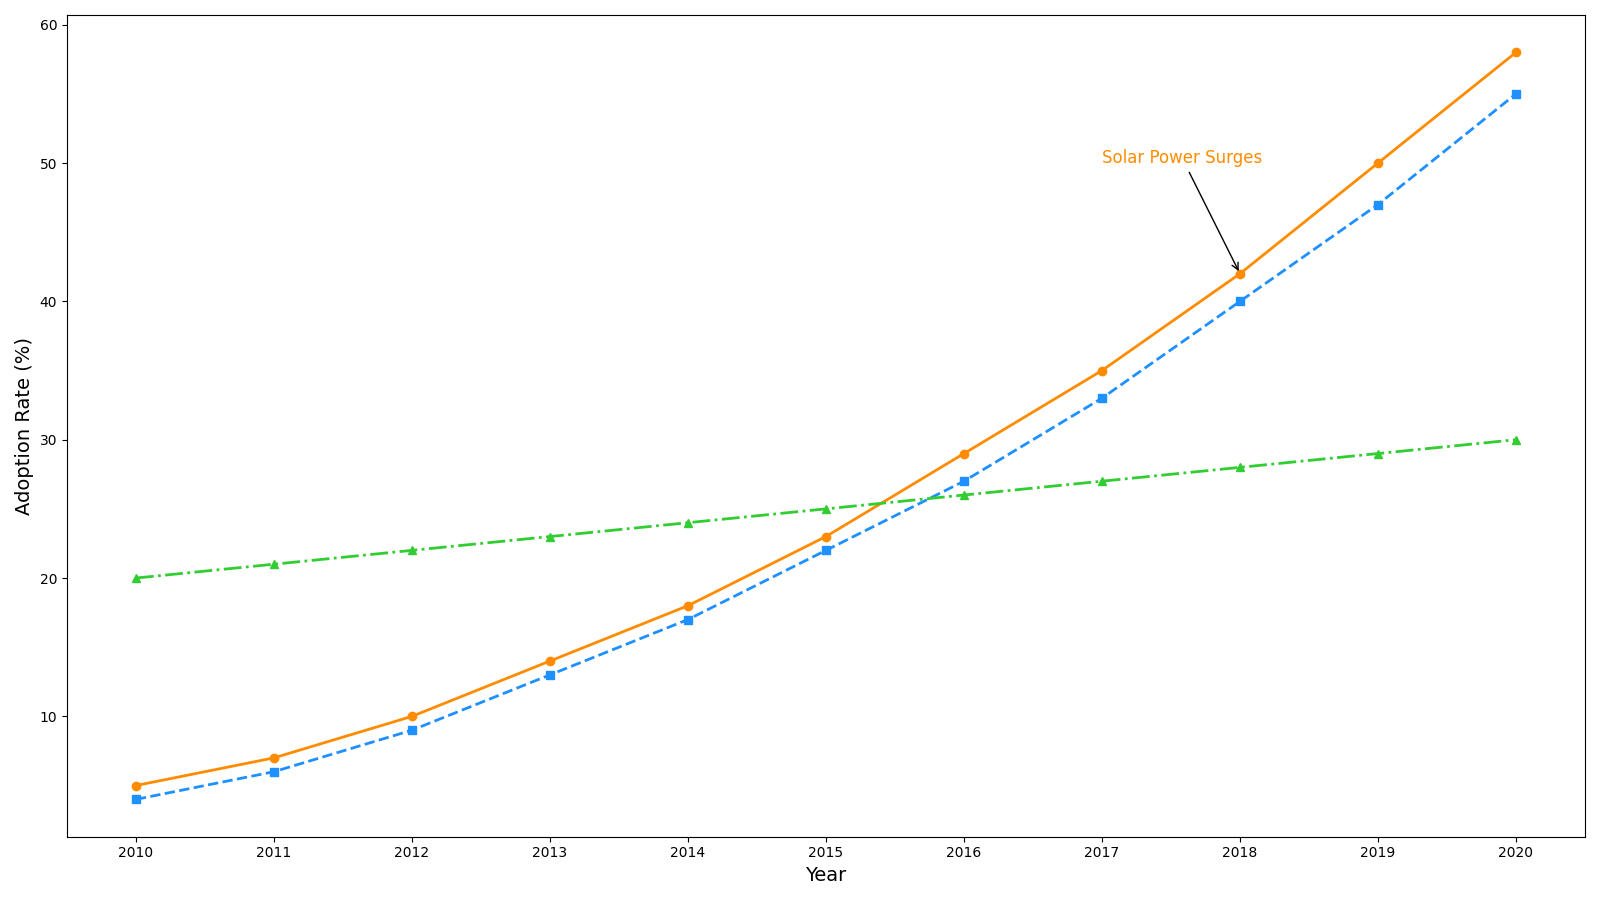

The script that drew this image:
import matplotlib.pyplot as plt
import numpy as np

years = np.arange(2010, 2021)
solar = [5, 7, 10, 14, 18, 23, 29, 35, 42, 50, 58]
wind = [4, 6, 9, 13, 17, 22, 27, 33, 40, 47, 55]
hydro = [20, 21, 22, 23, 24, 25, 26, 27, 28, 29, 30]

fig, ax1 = plt.subplots(figsize=(16, 9))
ax1.plot(years, solar, marker='o', linestyle='-', color='#FF8C00', linewidth=2)
ax1.plot(years, wind, marker='s', linestyle='--', color='#1E90FF', linewidth=2)
ax1.plot(years, hydro, marker='^', linestyle='-.', color='#32CD32', linewidth=2)

ax1.set_xlabel('Year', fontsize=14)
ax1.set_ylabel('Adoption Rate (%)', fontsize=14)
ax1.set_xticks(years)

ax1.annotate('Solar Power Surges', xy=(2018, 42), xytext=(2017, 50),
             arrowprops=dict(facecolor='black', arrowstyle='->'),
             fontsize=12, color='#FF8C00')

plt.tight_layout()
plt.show()
